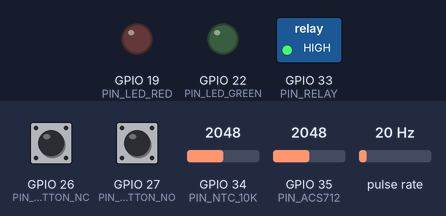
A program run on a simulated ESP32. Shown: switched loads named in the program (green lamp = pin HIGH), output pins drawn as LEDs (lit = HIGH). Wiring (inferred from the names in the program): pulse sensor: data GPIO 32. The test bench sets the inputs (shaded band); at power-on: GPIO 27 (PIN_START_BUTTON_NO) HIGH, GPIO 26 (PIN_STOP_BUTTON_NC) HIGH, GPIO 34 (PIN_NTC_10K) = 2048, GPIO 35 (PIN_ACS712) = 2048, pulse rate 20 Hz. EEPROM starts erased; nothing arrives over Bluetooth unless stated; a phone connects over Bluetooth LE 3 s after start; what the program prints to the serial monitor is not drawn.

Above: at 1.4 s.
1.5 s: GPIO 27 (PIN_START_BUTTON_NO) pulled LOW for 1 s
At 2.7 s:
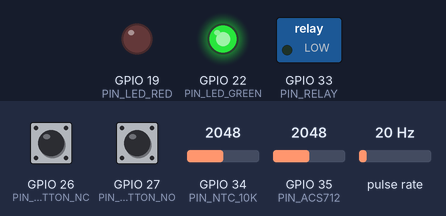
4.0 s: GPIO 26 (PIN_STOP_BUTTON_NC) pulled LOW for 0.15 s
At 4.7 s:
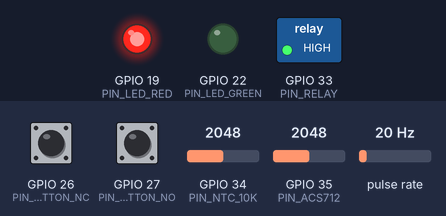
7.3 s: GPIO 26 (PIN_STOP_BUTTON_NC) pulled LOW for 1 s
At 9.6 s:
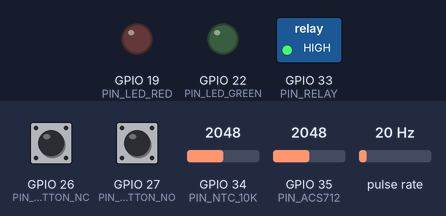
9.9 s: GPIO 27 (PIN_START_BUTTON_NO) pulled LOW for 0.15 s
At 10.17 s:
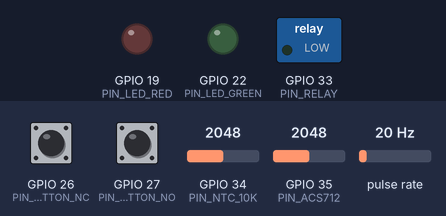
11.7 s: GPIO 26 (PIN_STOP_BUTTON_NC) pulled LOW for 3.2 s
At 15.8 s:
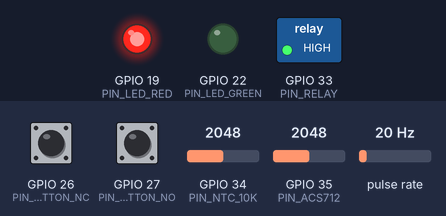
Timing chart, 0 to 17.3 s (numbered marks = the images above; inputs shaded):
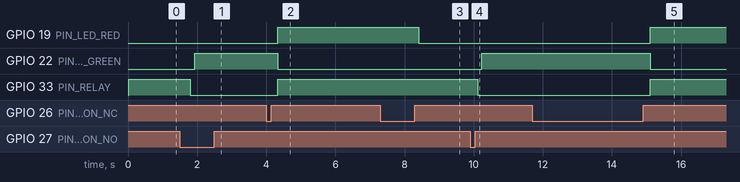

The program:

main.cpp
```cpp
#include <Arduino.h>

#include "ble.h"
#include "config.h"
#include "config_storage.h"
#include "control.h"
#include "fsm.h"
#include "sensors.h"

namespace {

FSM::Machine systemFsm;
Sensors::Readings latestReadings;

unsigned long lastSensorSampleMs = 0;
unsigned long lastBleNotifyMs = 0;

void updateIndicators() {
  Control::updateLedIndicators(static_cast<uint8_t>(systemFsm.getState()),
                               Control::estadoSistema,
                               Control::isEmergencyStopLatched());
}

void applyTurnOnRequest() {
  Serial.println("[MAIN] Solicitud de encendido");

  if (Control::isEmergencyStopLatched()) {
    Serial.println("[MAIN] Encendido bloqueado por parada de emergencia");
    Control::setRelay(false);
    return;
  }

  if (systemFsm.isProtectionActive()) {
    Serial.println("[MAIN] Encendido bloqueado: salir de PROTECCION requiere boton NC");
    Control::setRelay(false);
    return;
  }

  latestReadings = Sensors::readAll();
  systemFsm.update(latestReadings, false);

  if (!systemFsm.isProtectionActive()) {
    Control::setRelay(true);
  } else {
    Serial.println("[MAIN] Encendido bloqueado por PROTECCION");
    Control::setRelay(false);
  }
}

void applyTurnOffRequest() {
  Serial.println("[MAIN] Solicitud de apagado");
  Control::setRelay(false);
}

void handleManualAction() {
  const Control::ManualAction action =
      Control::consumeManualAction(systemFsm.isProtectionActive());

  switch (action) {
    case Control::ManualAction::TurnOn:
      applyTurnOnRequest();
      break;
    case Control::ManualAction::TurnOff:
      applyTurnOffRequest();
      break;
    case Control::ManualAction::ClearProtection:
      systemFsm.clearProtection();
      applyTurnOffRequest();
      break;
    case Control::ManualAction::None:
    default:
      break;
  }
}

void handleBleCommand() {
  const BLEComms::Command command = BLEComms::consumeCommand();

  switch (command) {
    case BLEComms::Command::TurnOn:
      applyTurnOnRequest();
      break;
    case BLEComms::Command::TurnOff:
      applyTurnOffRequest();
      break;
    case BLEComms::Command::None:
    default:
      break;
  }
}

void sampleSensorsAndUpdateFsm() {
  const unsigned long now = millis();
  if (now - lastSensorSampleMs < Config::SENSOR_SAMPLE_INTERVAL_MS) {
    return;
  }

  lastSensorSampleMs = now;
  latestReadings = Sensors::readAll();
  systemFsm.update(latestReadings, false);

  if (systemFsm.shouldForceRelayOff()) {
    Control::setRelay(false);
  }
}

void notifyBle() {
  const unsigned long now = millis();
  if (now - lastBleNotifyMs < Config::BLE_NOTIFY_INTERVAL_MS) {
    return;
  }

  lastBleNotifyMs = now;

  BLEComms::Telemetry telemetry;
  telemetry.estadoSistema = Control::estadoSistema;
  telemetry.rpm = latestReadings.rpm;
  telemetry.temperatura = latestReadings.temperatureC;
  telemetry.corriente = latestReadings.currentA;
  telemetry.timeOn = now;
  telemetry.alertas = systemFsm.getAlerts();

  BLEComms::sendTelemetry(telemetry);
}

}  // namespace

void setup() {
  Serial.begin(Config::SERIAL_BAUDRATE);

  ConfigStorage::begin();
  const auto config = ConfigStorage::loadConfig();

  Sensors::begin();
  Control::begin();
  systemFsm.begin();
  BLEComms::begin();

  Serial.print("[MAIN] Umbrales activos -> I_nominal=");
  Serial.print(config.I_nominal, 2);
  Serial.print(" I_umbral1=");
  Serial.print(config.I_umbral1, 2);
  Serial.print(" I_umbral2=");
  Serial.print(config.I_umbral2, 2);
  Serial.print(" T_max=");
  Serial.println(config.T_max, 2);

  latestReadings = Sensors::readAll();
  systemFsm.update(latestReadings, false);

  if (systemFsm.shouldForceRelayOff()) {
    Control::setRelay(false);
  }

  updateIndicators();
}

void loop() {
  handleManualAction();
  handleBleCommand();
  sampleSensorsAndUpdateFsm();
  updateIndicators();
  notifyBle();

  delay(10);
}
```

config.h
```cpp
#pragma once

#include <Arduino.h>

#define SERVICE_UUID "12345678-1234-5678-9abc-def123456789"
#define CHARACTERISTIC_UUID_TX "87654321-4321-8765-cba9-fed987654321"
#define CHARACTERISTIC_UUID_RX "11111111-2222-3333-4444-555555555555"
constexpr const char* BLE_DEVICE_NAME = "ESP32-Motor-Control";

namespace Config {

constexpr uint32_t SERIAL_BAUDRATE = 115200;

constexpr uint8_t PIN_RELAY = 33;
constexpr uint8_t PIN_NTC_10K = 34;
constexpr uint8_t PIN_ACS712 = 35;
constexpr uint8_t PIN_SENSOR_RPM = 32;
constexpr uint8_t PIN_START_BUTTON_NO = 27;
constexpr uint8_t PIN_STOP_BUTTON_NC = 26;
constexpr uint8_t BUZZER_PWM_CHANNEL = 0;
constexpr uint8_t PIN_LED_GREEN = 22;
constexpr uint8_t PIN_LED_RED = 19;

constexpr uint8_t PIN_BUZZER = 25;
constexpr uint8_t RELAY_ACTIVE_LEVEL = LOW;
constexpr uint8_t RELAY_INACTIVE_LEVEL = HIGH;

constexpr float I_NORMAL_MIN = 0.59f;
constexpr float I_nominal = 0.90f;
constexpr float I_umbral1 = 1.30f;
constexpr float I_umbral1_des = 1.06f;
constexpr float I_umbral2 = 1.50f;
constexpr float I_umbral2_arranque = 3.00f;

constexpr float T_umbral1 = 95.0f;
constexpr float T_umbral1_des = 85.0f;
constexpr float T_max = 105.0f;

constexpr uint32_t RPM_ALERT_THRESHOLD = 100;
constexpr float RPM_ALERT_CURRENT_THRESHOLD = 1.0f;
constexpr uint32_t RPM_PROTECTION_THRESHOLD = 0;
constexpr float RPM_PROTECTION_CURRENT_THRESHOLD = 1.50f;

constexpr uint32_t STARTUP_INHIBIT_WINDOW_MS = 5000;

constexpr float ADC_REFERENCE_VOLTAGE = 3.3f;
constexpr float ADC_MAX_READING = 4095.0f;

constexpr float NTC_NOMINAL_RESISTANCE = 7740.0f; // measured
constexpr float NTC_NOMINAL_TEMPERATURE = 25.0f;
constexpr float NTC_BETA = 3950.0f;
constexpr float NTC_SERIES_RESISTANCE = 7290.0f; // measured
constexpr uint8_t NTC_AVERAGE_SAMPLES = 16;

constexpr float ACS712_DIVIDER_FACTOR = 0.5f;
constexpr float ACS712_ZERO_OFFSET_V = 1.25f;
constexpr float ACS712_ZERO_OFFSET_COUNTS = 1552.0f;  // (1.25V / 3.3V) * 4095 = 1551.136
constexpr float ACS712_SENSITIVITY_V_PER_A =  0.066f ;
constexpr float ACS712_EFFECTIVE_SENSITIVITY_V_PER_A =
    ACS712_SENSITIVITY_V_PER_A * ACS712_DIVIDER_FACTOR;
constexpr float ACS712_CURRENT_SCALE_A_PER_COUNT =
    (ADC_REFERENCE_VOLTAGE / ADC_MAX_READING) / ACS712_EFFECTIVE_SENSITIVITY_V_PER_A;
constexpr uint32_t ACS712_SAMPLE_WINDOW_MS = 120;

constexpr uint32_t BUTTON_DEBOUNCE_MS = 80;

constexpr uint32_t SENSOR_SAMPLE_INTERVAL_MS = 250;
constexpr uint32_t BLE_NOTIFY_INTERVAL_MS = 1000;

constexpr uint32_t LED_BLINK_INTERVAL_NORMAL_MS = 500;
constexpr uint32_t LED_BLINK_INTERVAL_OVERLOAD_MS = 250;
constexpr uint32_t LED_BLINK_INTERVAL_PROTECTION_MS = 100;


}  // namespace Config
```

Measured:
- after the input at 1.5 s, GPIO 22 (PIN_LED_GREEN): LOW → HIGH after 0.43 s; GPIO 33 (PIN_RELAY): HIGH → LOW after 0.30 s
- after the input at 4.0 s, GPIO 19 (PIN_LED_RED), GPIO 33 (PIN_RELAY): LOW → HIGH after 0.33 s; GPIO 22 (PIN_LED_GREEN): HIGH → LOW after 0.33 s
- after the input at 7.3 s, GPIO 19 (PIN_LED_RED): HIGH → LOW after 1.1 s
- after the input at 9.9 s, GPIO 22 (PIN_LED_GREEN): LOW → HIGH after 0.34 s; GPIO 33 (PIN_RELAY): HIGH → LOW after 0.21 s
- after the input at 11.7 s, GPIO 19 (PIN_LED_RED), GPIO 33 (PIN_RELAY): LOW → HIGH after 3.4 s; GPIO 22 (PIN_LED_GREEN): HIGH → LOW after 3.4 s
